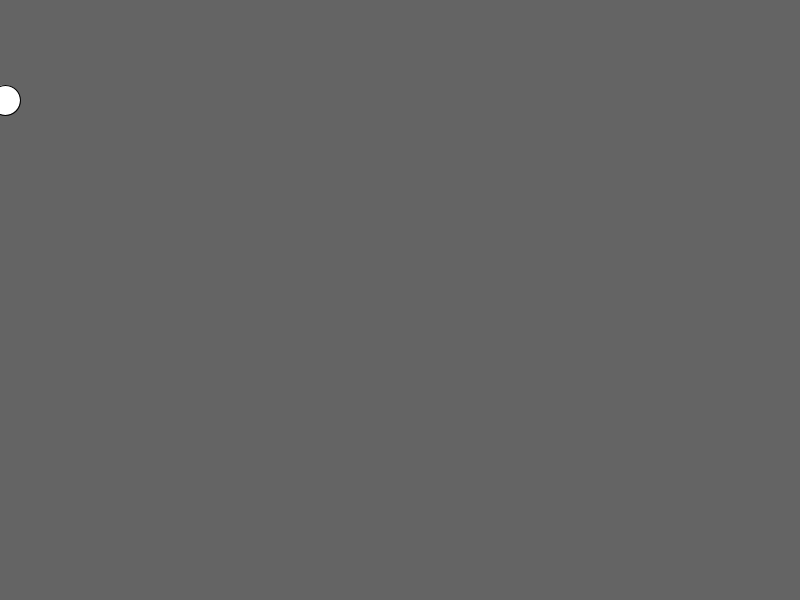
Frame 1 (no input)
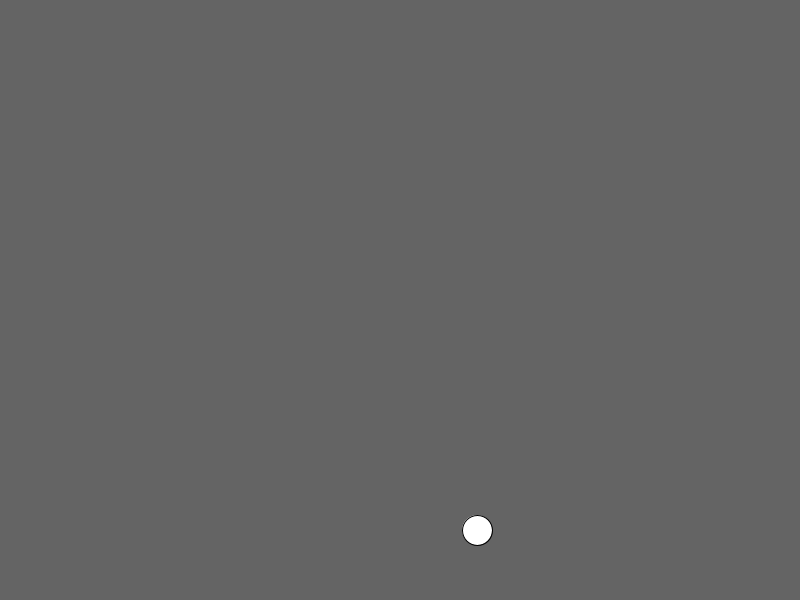
Frame 60 (the mouse pressed at the canvas centre just before this capture)
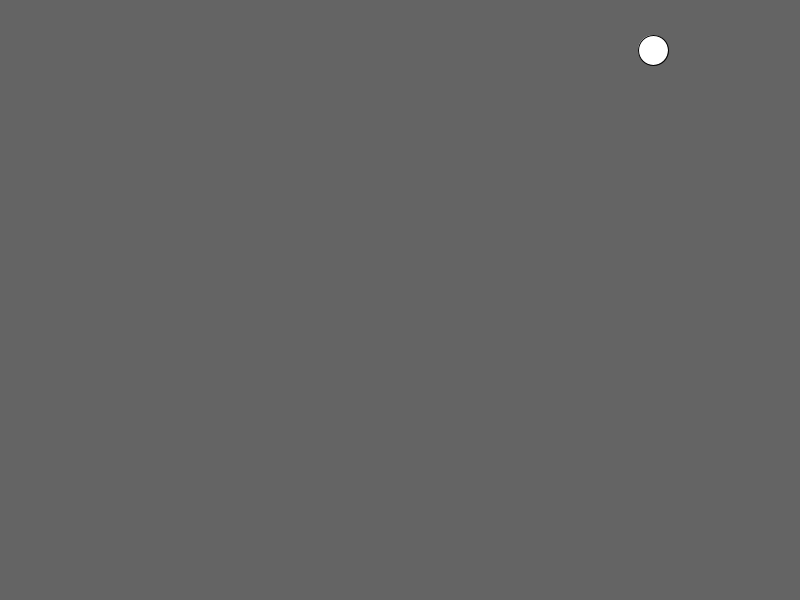
Frame 120 (the mouse held since frame 60 and released just before this capture)

The Processing sketch that drew these frames (run headless with seeded random() and noise(); from frame 60 on, the mouse is pressed at the canvas centre):

// Processing sketch: processing_105389
// ── processing_105389.pde

int siz = 30;
int posX = 5; //initial position
int posY = 100;
int velX = 8; //Either posX and posX OR velX and velY must be two different variables or the ball will bounce in a line
int velY = 10;

void setup(){
  size(800,600);
  
}

void draw(){
  background(100);
  ellipse(posX, posY, 30,30);
  posX = posX + velX; //these ones must be within the brackets but the initial variables must be at the top
  posY = posY + velY;
  if(posX > width ||posX < 0){
    velX = velX * -1;
  }
  if(posY > height ||posY < 0){
    velY = velY * -1;
  }
}
